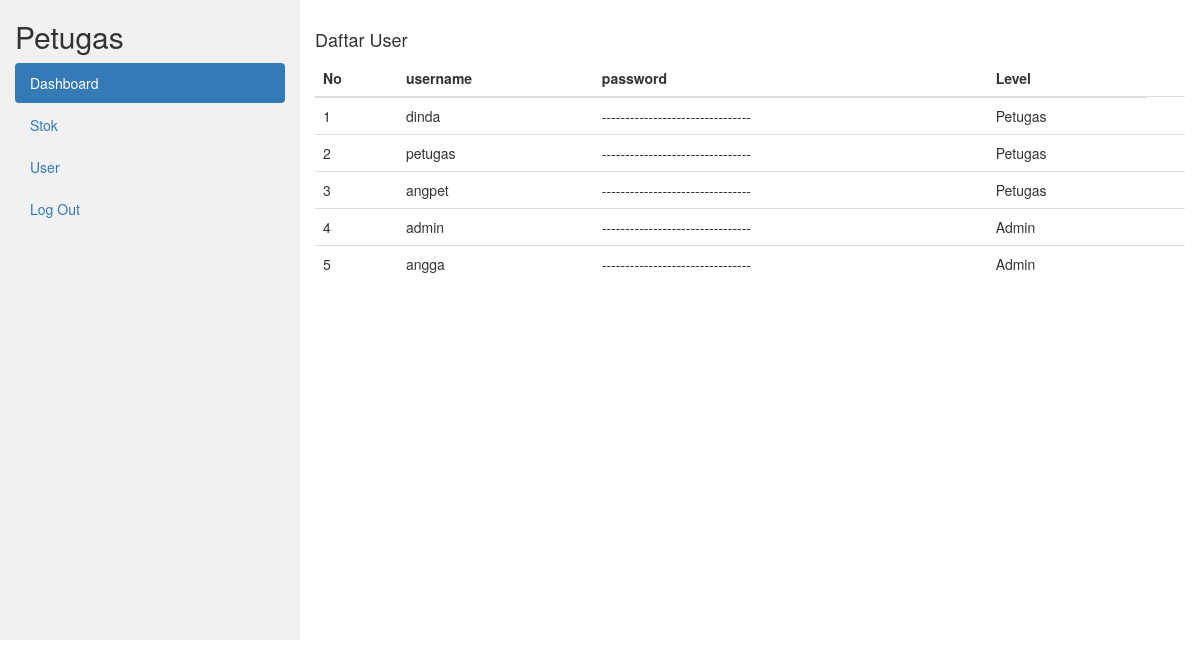
/petugas/index.php?page=user (signed in), run on the app's committed database.
### tables this page shows
CREATE TABLE `user` (
  `id` int(11) NOT NULL,
  `username` varchar(255) NOT NULL,
  `password` varchar(255) NOT NULL,
  `level` enum('Admin','Petugas') NOT NULL
);

### petugas/user.php (the view, shortened to what this page needs)
<div class="row">
        <div class="col-lg-12 grid-margin stretch-card">
              <div class="card">
                <div class="card-body">
                    <h4 class="card-title">Daftar User</h4>
                    <div class="table-responsive">
                        <table class="table" id="dataTable" width="100%" cellspacing="0">
                            <thead>
                                <tr>
                                    <th>No</th>
                                    <th>username</th>
                                    <th>password</th>
                                    <th>Level</th>
                                </tr>
                            </thead>
                            <tbody>
                            <?php
                                $no = 1;
                                $sql = $koneksi->query("SELECT * FROM user");
                                while ($data= $sql->fetch_assoc()) {
                            ?>
                        <tr>
                        <td><?php echo $no++ ?></td>
                        <td><?php echo $data['username']?></td>
                        <td><?php echo str_repeat('-', strlen($data['password']))?></td>
                        <td><?php echo $data['level']?></td>
                        <td>
                    </td>
                 </tr>
                        <?php } ?>
                            </tbody>
                        </table>
                    </div>
                </div>
            </div>
        </div>
    </div>

### data on the page
user: username "dinda", password "--------------------------------", level "Petugas"
user: username "petugas", password "--------------------------------", level "Petugas"
user: username "angpet", password "--------------------------------", level "Petugas"
user: username "admin", password "--------------------------------", level "Admin"
user: username "angga", password "--------------------------------", level "Admin"

### other printed values
$level "Petugas"
